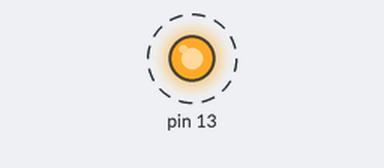
Simulated run of this sketch. Board: Arduino Uno, built with avr-gcc and run on an emulated ATmega328P. Parts: output pins drawn as LEDs (lit = HIGH). Dashed ring = blinking.

Above: at 0.5 s.
Timing chart, 0 to 4.6 s (numbered marks = the images above):
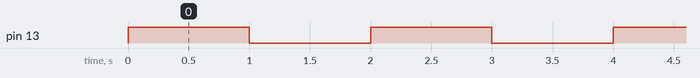

Measured:
- by itself, pin 13: alternates HIGH for 1.0 s and LOW for 1.0 s

The sketch:

sketch_nov15a.ino
```cpp
void setup() {
  // put your setup code here, to run once:
  // Inicializamos el pin 13 como Salida
  pinMode(13, OUTPUT);

}

void loop() {
  // put your main code here, to run repeatedly:
  Serial.begin(115200);
  digitalWrite(13, HIGH); // Prendemos el led (HIGH es el nivel de voltaje)
  delay(1000); // Esperamos 1 segundo
  digitalWrite(13, LOW); // apagamos el led bajando el voltaje
  delay(1000); // Esperamos otro segundo
}
```
